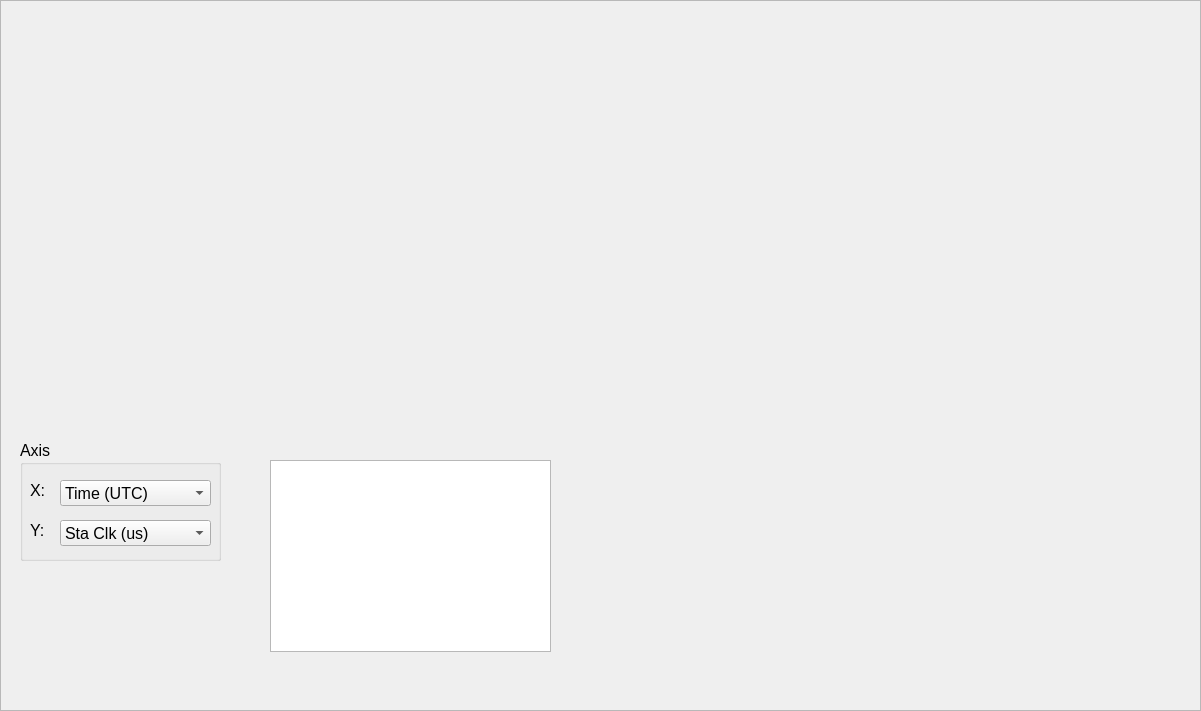
   <widget class="QFrame" name="frame_plot_result">
    <property name="geometry">
     <rect>
      <x>0</x>
      <y>0</y>
      <width>1201</width>
      <height>711</height>
     </rect>
    </property>
    <property name="frameShape">
     <enum>QFrame::StyledPanel</enum>
    </property>
    <property name="frameShadow">
     <enum>QFrame::Raised</enum>
    </property>
    <widget class="QWidget" name="verticalLayoutWidget_3">
     <property name="geometry">
      <rect>
       <x>10</x>
       <y>10</y>
       <width>1171</width>
       <height>401</height>
      </rect>
     </property>
     <layout class="QVBoxLayout" name="verticalLayout_plot_result"/>
    </widget>
    <widget class="QGroupBox" name="groupBox_plot_result_axis">
     <property name="geometry">
      <rect>
       <x>20</x>
       <y>440</y>
       <width>201</width>
       <height>121</height>
      </rect>
     </property>
     <property name="font">
      <font>
       <pointsize>12</pointsize>
      </font>
     </property>
     <property name="title">
      <string>Axis</string>
     </property>
     <widget class="QLabel" name="label_4">
      <property name="geometry">
       <rect>
        <x>10</x>
        <y>40</y>
        <width>21</width>
        <height>21</height>
       </rect>
      </property>
      <property name="font">
       <font>
        <pointsize>12</pointsize>
       </font>
      </property>
      <property name="text">
       <string>X:</string>
      </property>
     </widget>
     <widget class="QLabel" name="label_9">
      <property name="geometry">
       <rect>
        <x>10</x>
        <y>80</y>
        <width>21</width>
        <height>21</height>
       </rect>
      </property>
      <property name="font">
       <font>
        <pointsize>12</pointsize>
       </font>
      </property>
      <property name="text">
       <string>Y:</string>
      </property>
     </widget>
     <widget class="QComboBox" name="comboBox_plot_result_x">
      <property name="geometry">
       <rect>
        <x>40</x>
        <y>40</y>
        <width>151</width>
        <height>26</height>
       </rect>
      </property>
      <item>
       <property name="text">
        <string>Time (UTC)</string>
       </property>
      </item>
     </widget>
     <widget class="QComboBox" name="comboBox_plot_result_y">
      <property name="geometry">
       <rect>
        <x>40</x>
        <y>80</y>
        <width>151</width>
        <height>26</height>
       </rect>
      </property>
      <item>
       <property name="text">
        <string>Sta Clk (us)</string>
       </property>
      </item>
      <item>
       <property name="text">
        <string>ZWD (us)</string>
       </property>
      </item>
      <item>
       <property name="text">
        <string>Sta Posit(m)</string>
       </property>
      </item>
      <item>
       <property name="text">
        <string>Baseline Clk (us)</string>
       </property>
      </item>
      <item>
       <property name="text">
        <string>UT1 (ms)</string>
       </property>
      </item>
      <item>
       <property name="text">
        <string>Polar_X (mas)</string>
       </property>
      </item>
      <item>
       <property name="text">
        <string>Polar_Y (mas)</string>
       </property>
      </item>
      <item>
       <property name="text">
        <string>Nutation (uas)</string>
       </property>
      </item>
     </widget>
    </widget>
    <widget class="QListWidget" name="listWidget_plot_result">
     <property name="geometry">
      <rect>
       <x>270</x>
       <y>460</y>
       <width>281</width>
       <height>192</height>
      </rect>
     </property>
     <property name="editTriggers">
      <set>QAbstractItemView::NoEditTriggers</set>
     </property>
     <property name="selectionMode">
      <enum>QAbstractItemView::SingleSelection</enum>
     </property>
    </widget>
   </widget>
